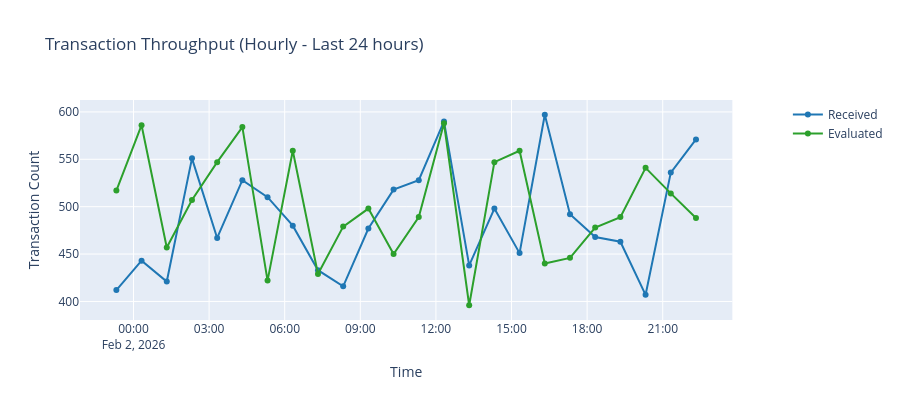
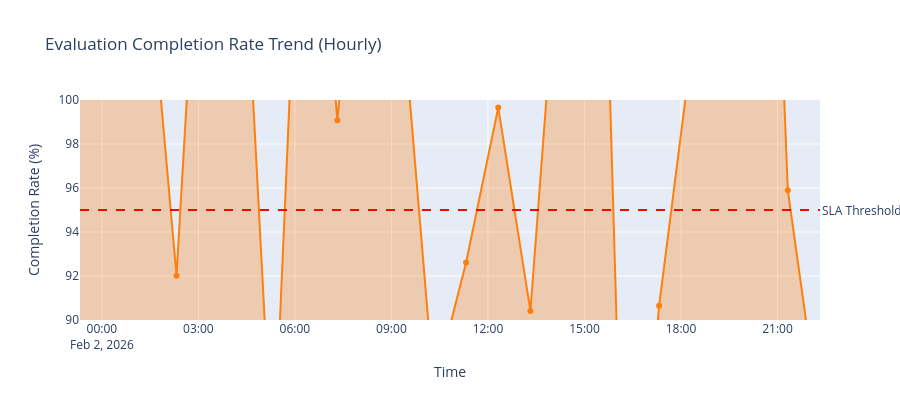

Here is the notebook cell these charts were saved with, in order:
### Markdown cell above
## 5. Time-Series Analysis and Trend Visualization
Analyze performance trends over the selected period with configurable granularity.

### Code cell
print("\n" + "="*80)
print("TIME-SERIES ANALYSIS AND TRENDS")
print("="*80)

# Create demonstration time-series data if needed
if metrics['time_series'].empty:
    print(f"\n📈 Generating sample time-series data for {selected_period} ({selected_granularity} granularity)")
    # Generate sample data for demonstration
    hours_back = 24 if selected_period == "Last 24 hours" else 7 if selected_period == "Last 7 days" else 30
    date_range = pd.date_range(end=datetime.now(), periods=hours_back, freq='H')
    
    time_series_demo = pd.DataFrame({
        'time_bucket': date_range,
        'received_count': np.random.randint(400, 600, hours_back),
        'evaluated_count': np.random.randint(390, 595, hours_back)
    })
    time_series_demo['received_vs_eval_rate'] = (time_series_demo['evaluated_count'] / time_series_demo['received_count'] * 100)
    metrics['time_series'] = time_series_demo

ts_data = metrics['time_series']

# Time-Series: Transaction Throughput (Received vs Evaluated)
fig_throughput = make_subplots(specs=[[{"secondary_y": True}]])

fig_throughput.add_trace(
    go.Scatter(
        x=ts_data['time_bucket'],
        y=ts_data['received_count'],
        name="Received",
        line={"color": "#1f77b4", "width": 2},
        mode='lines+markers'
    ),
    secondary_y=False
)

fig_throughput.add_trace(
    go.Scatter(
        x=ts_data['time_bucket'],
        y=ts_data['evaluated_count'],
        name="Evaluated",
        line={"color": "#2ca02c", "width": 2},
        mode='lines+markers'
    ),
    secondary_y=False
)

fig_throughput.update_layout(
    title=f"Transaction Throughput ({selected_granularity} - {selected_period})",
    xaxis_title="Time",
    yaxis_title="Number of Transactions",
    hovermode='x unified',
    height=400
)

fig_throughput.update_yaxes(title_text="Transaction Count", secondary_y=False)
fig_throughput.show()

# Time-Series: Evaluation Completion Rate
fig_completion_rate = go.Figure()

fig_completion_rate.add_trace(go.Scatter(
    x=ts_data['time_bucket'],
    y=ts_data['received_vs_eval_rate'],
    name="Completion Rate",
    line={"color": "#ff7f0e", "width": 2},
    mode='lines+markers',
    fill='tozeroy',
    fillcolor='rgba(255, 127, 14, 0.3)'
))

# Add SLA threshold line
fig_completion_rate.add_hline(
    y=95,
    line_dash="dash",
    line_color="red",
    annotation_text="SLA Threshold (95%)",
    annotation_position="right"
)

fig_completion_rate.update_layout(
    title=f"Evaluation Completion Rate Trend ({selected_granularity})",
    xaxis_title="Time",
    yaxis_title="Completion Rate (%)",
    yaxis=dict(range=[90, 100]),
    hovermode='x',
    height=400
)

fig_completion_rate.show()

# Summary Statistics
print(f"\n📊 TIME-SERIES SUMMARY ({selected_granularity}):")
print(f"  Average Throughput (Received): {ts_data['received_count'].mean():.0f} tx/{selected_granularity.lower()}")
print(f"  Peak Throughput (Received): {ts_data['received_count'].max():.0f} tx/{selected_granularity.lower()}")
print(f"  Min Throughput (Received): {ts_data['received_count'].min():.0f} tx/{selected_granularity.lower()}")
print(f"  Average Completion Rate: {ts_data['received_vs_eval_rate'].mean():.2f}%")
print(f"  Min Completion Rate: {ts_data['received_vs_eval_rate'].min():.2f}%")

# Identify anomalies
completion_anomalies = ts_data[ts_data['received_vs_eval_rate'] < 95]
if len(completion_anomalies) > 0:
    print(f"\n  ⚠️  {len(completion_anomalies)} period(s) below SLA threshold (95%)")
    for idx, row in completion_anomalies.iterrows():
        print(f"     {row['time_bucket']}: {row['received_vs_eval_rate']:.2f}%")

### Figure 1 — Plotly figure (JSON) as saved in the notebook; plotly's stock layout.template omitted (floating-point values rounded to 4 significant figures)
{"data": [{"line": {"color": "#1f77b4", "width": 2}, "mode": "lines+markers", "name": "Received", "type": "scatter", "x": ["2026-02-01T23:19:13.280427000", "2026-02-02T00:19:13.280427000", "2026-02-02T01:19:13.280427000", "2026-02-02T02:19:13.280427000", "2026-02-02T03:19:13.280427000", "2026-02-02T04:19:13.280427000", "2026-02-02T05:19:13.280427000", "2026-02-02T06:19:13.280427000", "2026-02-02T07:19:13.280427000", "2026-02-02T08:19:13.280427000", "2026-02-02T09:19:13.280427000", "2026-02-02T10:19:13.280427000", "2026-02-02T11:19:13.280427000", "2026-02-02T12:19:13.280427000", "2026-02-02T13:19:13.280427000", "2026-02-02T14:19:13.280427000", "2026-02-02T15:19:13.280427000", "2026-02-02T16:19:13.280427000", "2026-02-02T17:19:13.280427000", "2026-02-02T18:19:13.280427000", "2026-02-02T19:19:13.280427000", "2026-02-02T20:19:13.280427000", "2026-02-02T21:19:13.280427000", "2026-02-02T22:19:13.280427000"], "xaxis": "x", "y": [412, 443, 421, 551, 467, 528, 510, 480, 433, 416, 477, 518, 528, 590, 438, 498, 451, 597, 492, 468, 463, 407, 536, 571], "yaxis": "y"}, {"line": {"color": "#2ca02c", "width": 2}, "mode": "lines+markers", "name": "Evaluated", "type": "scatter", "x": ["2026-02-01T23:19:13.280427000", "2026-02-02T00:19:13.280427000", "2026-02-02T01:19:13.280427000", "2026-02-02T02:19:13.280427000", "2026-02-02T03:19:13.280427000", "2026-02-02T04:19:13.280427000", "2026-02-02T05:19:13.280427000", "2026-02-02T06:19:13.280427000", "2026-02-02T07:19:13.280427000", "2026-02-02T08:19:13.280427000", "2026-02-02T09:19:13.280427000", "2026-02-02T10:19:13.280427000", "2026-02-02T11:19:13.280427000", "2026-02-02T12:19:13.280427000", "2026-02-02T13:19:13.280427000", "2026-02-02T14:19:13.280427000", "2026-02-02T15:19:13.280427000", "2026-02-02T16:19:13.280427000", "2026-02-02T17:19:13.280427000", "2026-02-02T18:19:13.280427000", "2026-02-02T19:19:13.280427000", "2026-02-02T20:19:13.280427000", "2026-02-02T21:19:13.280427000", "2026-02-02T22:19:13.280427000"], "xaxis": "x", "y": [517, 586, 457, 507, 547, 584, 422, 559, 429, 479, 498, 450, 489, 588, 396, 547, 559, 440, 446, 478, 489, 541, 514, 488], "yaxis": "y"}], "layout": {"height": 400, "hovermode": "x unified", "title": {"text": "Transaction Throughput (Hourly - Last 24 hours)"}, "xaxis": {"anchor": "y", "domain": [0, 0.94], "title": {"text": "Time"}}, "yaxis": {"anchor": "x", "domain": [0, 1], "title": {"text": "Transaction Count"}}, "yaxis2": {"anchor": "x", "overlaying": "y", "side": "right"}}}

### Figure 2 — Plotly figure (JSON) as saved in the notebook; plotly's stock layout.template omitted (floating-point values rounded to 4 significant figures)
{"data": [{"fill": "tozeroy", "fillcolor": "rgba(255, 127, 14, 0.3)", "line": {"color": "#ff7f0e", "width": 2}, "mode": "lines+markers", "name": "Completion Rate", "type": "scatter", "x": ["2026-02-01T23:19:13.280427000", "2026-02-02T00:19:13.280427000", "2026-02-02T01:19:13.280427000", "2026-02-02T02:19:13.280427000", "2026-02-02T03:19:13.280427000", "2026-02-02T04:19:13.280427000", "2026-02-02T05:19:13.280427000", "2026-02-02T06:19:13.280427000", "2026-02-02T07:19:13.280427000", "2026-02-02T08:19:13.280427000", "2026-02-02T09:19:13.280427000", "2026-02-02T10:19:13.280427000", "2026-02-02T11:19:13.280427000", "2026-02-02T12:19:13.280427000", "2026-02-02T13:19:13.280427000", "2026-02-02T14:19:13.280427000", "2026-02-02T15:19:13.280427000", "2026-02-02T16:19:13.280427000", "2026-02-02T17:19:13.280427000", "2026-02-02T18:19:13.280427000", "2026-02-02T19:19:13.280427000", "2026-02-02T20:19:13.280427000", "2026-02-02T21:19:13.280427000", "2026-02-02T22:19:13.280427000"], "y": [125.5, 132.3, 108.6, 92.01, 117.1, 110.6, 82.75, 116.5, 99.08, 115.1, 104.4, 86.87, 92.61, 99.66, 90.41, 109.8, 123.9, 73.7, 90.65, 102.1, 105.6, 132.9, 95.9, 85.46]}], "layout": {"annotations": [{"showarrow": false, "text": "SLA Threshold (95%)", "x": 1, "xanchor": "left", "xref": "x domain", "y": 95, "yanchor": "middle", "yref": "y"}], "height": 400, "hovermode": "x", "shapes": [{"line": {"color": "red", "dash": "dash"}, "type": "line", "x0": 0, "x1": 1, "xref": "x domain", "y0": 95, "y1": 95, "yref": "y"}], "title": {"text": "Evaluation Completion Rate Trend (Hourly)"}, "xaxis": {"title": {"text": "Time"}}, "yaxis": {"range": [90, 100], "title": {"text": "Completion Rate (%)"}}}}
